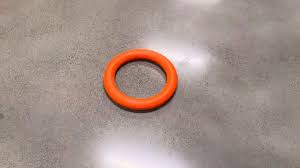
#> input picture src/image.png, 300 x 168 px
$ python -i preprocesser.py   (imports and definitions only)
#> lines starting #> are read from the running program, lines starting #| are printed output that depends on the picture; after the words box and inside, x2 and y2 are one past the last pixel; in counts of white or black regions, pixels touching at a corner belong together
#> further down, picture is the input picture: shape (168, 300, 3); mean B, G, R 138.8, 146, 163.9
import cv2
import numpy as np

def preprocess(image):
    hsv = cv2.cvtColor(image, cv2.COLOR_BGR2HSV)
#> hsv: shape (168, 300, 3); mean H, S, V 23, 38.3, 164

    # Threshold of orange in HSV space
    lower_orange = np.array([0, 120, 200])
    upper_orange = np.array([25, 255, 255])

    # preparing the mask to overlay
    mask = cv2.inRange(hsv, lower_orange, upper_orange)
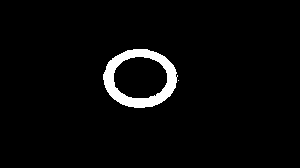
#> mask: shape (168, 300); 3.3% white; 2 white regions (1 under 20 px), largest, box (x1, y1, x2, y2) and area: (103, 49, 178, 108) 1683

    # The black region in the mask has the value of 0,
    # so when multiplied with original image removes all non-blue regions
    color_masked = cv2.bitwise_and(image, image, mask = mask)
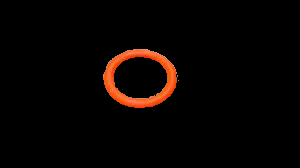
#> color_masked: shape (168, 300, 3); mean B, G, R 1.3, 3.3, 8.1

    _, gray, _ = cv2.split(color_masked)
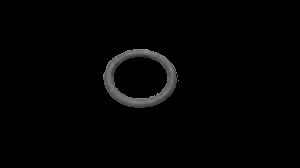
#> gray: shape (168, 300); min 0, max 166, mean 3.3

    kernel = np.ones((5, 5), np.uint8)
    gray = cv2.dilate(gray, kernel, iterations=2)
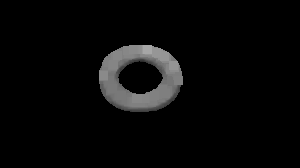
#> gray: shape (168, 300); min 0, max 166, mean 8.4

    return gray

>>> import cv2
>>> picture = cv2.imread('../image.png')
>>> result = preprocess(picture)
